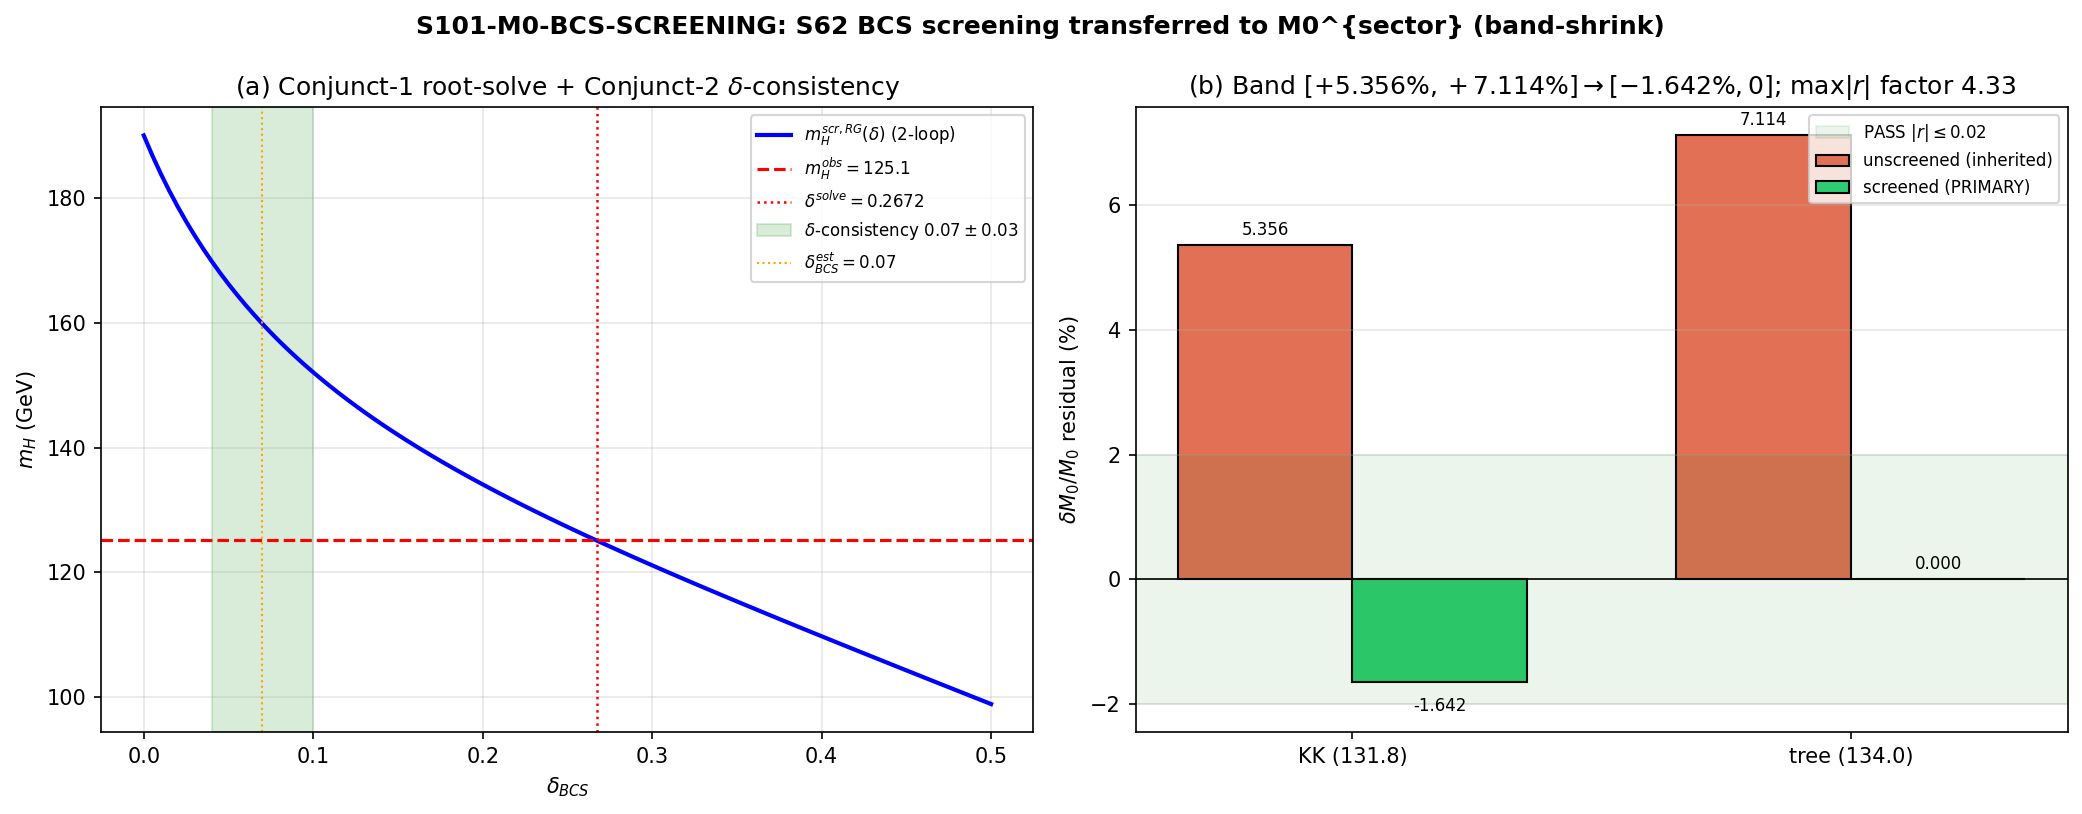

Recreate this plot in Python.
#!/usr/bin/env python3
"""
S101 W4-5 S101-M0-BCS-SCREENING — S62 BCS screening applied to M0^{sector}
==========================================================================

Gate: S101-M0-BCS-SCREENING ([SIGN])

Pre-registered threshold (PRIMARY route = m_H-level first-power transfer; the
S100a-measured LINEAR-first-power inheritance law):

  PASS  iff  [delta_BCS^solve exists, unique in [0, 0.5]]
        AND  [|delta_BCS^solve - 0.07| <= 0.03]
        AND  [|r_a^scr| < |r_a^unscr| for BOTH anchors a in {KK, tree}]
        AND  [max_a |r_a^scr| <= 0.020 on the PRIMARY route]

  INFO  iff  direction confirmed (monotone shrink + root exists) BUT either
             0.020 < max_a |r_a^scr| <= 0.035, OR |delta_BCS^solve - 0.07| > 0.03,
             OR the CONVENTION-SENSITIVE flag fires
             (|r_KK^scr,PRIM - r_KK^scr,RG| > 0.010 absolute).

  FAIL  iff  no root in [0, 0.5] (recomputed machinery cannot close m_H —
             machinery-drift alarm vs S62) OR monotonicity fails for either
             anchor (screening moves the M0 residual AWAY from 0) OR
             max_a |r_a^scr| > 0.035.

Classification: PARTICLE.

METHODOLOGY
-----------
THREE-conjunct structure (avoids PASS-by-construction; the genuine contingencies
are conjuncts 1+2, per-anchor monotonicity, and the SECONDARY-route convergence):

  (1) delta_BCS^solve: RE-RUN the S62 2-loop machinery in-process (the
      s62_higgs_bcs_threshold.py lineage: g_3^eff(M_KK) = g_3(M_KK)*(1 - delta);
      lambda_CCM(M_KK) = (4/3)*g_3eff^2*ratio_gilkey; 2-loop SM RG down to M_Z;
      m_H^scr,RG = sqrt(2 lambda_IR)*v_ew) and root-solve
      m_H^scr,RG(delta) = m_H_obs = 125.1 on delta in [0, 0.5]. delta_BCS^solve
      must EXIST and be UNIQUE there.

  (2) delta-consistency: |delta_BCS^solve - 0.07| <= 0.03 — the screening NEEDED
      is the screening the documented BCS enhanced estimate PROVIDES
      (THRESHOLD-62's physical content).

  (3) Screened band, PRIMARY route (m_H-level first-power transfer):
      r_a^scr = (m_H^scr,a - m_H_obs)/m_H_obs with
      m_H^scr,a = m_H^scr,RG(delta_solve)*(m_H_a/m_H_tree). Since
      m_H^scr,RG(delta_solve) = 125.1 BY CONSTRUCTION:
        r_tree^scr = 0 BY CALIBRATION (DISCLOSED, not a finding)
        r_KK^scr   = m_H_KK/m_H_tree - 1 = 131.8/134 - 1 = -11/670 = -1.6418% EXACT
      SECONDARY route (report-only convention-sensitivity diagnostic): apply
      delta_solve at the KK-corrected boundary
      lambda_KK-boundary = (4/3)*g_3eff^2*ratio_gilkey*(131.8/134)^2, run the same
      2-loop RG down, report r_KK^scr,RG and the PRIMARY-vs-SECONDARY deviation;
      flag CONVENTION-SENSITIVE if |r_KK^scr,PRIM - r_KK^scr,RG| > 0.010 absolute.

Substrate framing: PARTICLE. M0^{sector} IS a fiber-excitation mass normalization
anchored through the |s(h)|^2 fiber-embedding amplitude it SHARES with the Higgs
mode; the BCS condensate is the substrate's own pairing structure screening its
own gauge moment (Sigma_anom(q^2=M_KK^2) renormalizes g_3(M_KK), the
fourth-spectral-moment a_4-channel coupling). The arrow flows: BCS pairing (BdG
screening fractions delta_a2/a_2, delta_a4/a_4) -> g_3^eff(M_KK) -> boundary
lambda_CCM -> 2-loop RG -> screened anchor -> first-power M0 residual.

Regulator pin: a_4^{Pauli-Villars} (the BdG anomalous-self-energy / Pauli-Villars
screening fraction delta_a4/a_4 from S61 BdG spectral action; the Gilkey ratio
a_4/a_2 is a_n^{zeta} heat-kernel Seeley-DeWitt). Both carried in the verdict
regulator_pin companion row.
"""

from __future__ import annotations

# ---------------------------------------------------------------------------
# Section 0 — CPU thread cap (small 5-coupling 2-loop RG ODE; cpu-cap-OMP8)
# ---------------------------------------------------------------------------
import os
os.environ.setdefault("OMP_NUM_THREADS", "8")
os.environ.setdefault("MKL_NUM_THREADS", "8")

# ---------------------------------------------------------------------------
# Section 1 — Canonical constants (MANDATORY first import)
# ---------------------------------------------------------------------------
import sys
SHARED_DIR_BOOT = os.path.join(os.path.dirname(os.path.dirname(os.path.abspath(__file__))), "_shared")
sys.path.insert(0, SHARED_DIR_BOOT)
from canonical_constants import (
    PI, M_KK_gravity, M_Z, M_W,
    alpha_em_MZ_inv, sin2_thetaW_MSbar, alpha_s_MZ_obs,
    m_H_obs, m_t_pole, m_b_pole,
    m_H_FW_tree, m_H_FW_KK_threshold,
)

# ---------------------------------------------------------------------------
# Section 2 — Standard imports
# ---------------------------------------------------------------------------
import hashlib
import json
import time
from pathlib import Path
from fractions import Fraction

import numpy as np
import matplotlib
matplotlib.use("Agg")
import matplotlib.pyplot as plt
from scipy.integrate import solve_ivp
from scipy.optimize import brentq

# ---------------------------------------------------------------------------
# Section 3 — Paths + pre-registration
# ---------------------------------------------------------------------------
SESSION_DIR = Path(__file__).resolve().parent
COMPUTATIONS_DIR = SESSION_DIR.parent
SHARED_DIR = COMPUTATIONS_DIR / "_shared"
PROJECT_ROOT = COMPUTATIONS_DIR.parent

SESSION = "S101"                                                   # (local)
GATE_ID = "S101-M0-BCS-SCREENING"                                 # (local)
SCHEME = "KK-threshold-131.8-plus-tree-A10-134"                   # (local)
CONVENTION = "FIRST-POWER-MH-LEVEL-TRANSFER-PRIMARY"              # (local)
L_MAX = "N/A"                                                     # (local)

# Pre-registered thresholds (FROZEN at plan-freeze; do NOT edit after seeing values)
PASS_CEILING = 0.020          # (local) strict PASS on max_a |r_a^scr| (PRIMARY)
INFO_CEILING = 0.035          # (local) INFO ceiling
DELTA_TARGET = 0.07           # (local) documented BCS enhanced estimate
DELTA_WINDOW = 0.03           # (local) delta-consistency half-window about 0.07
CONV_SENS_TOL = 0.010         # (local) PRIMARY-vs-SECONDARY convention-sensitivity tol
SCAN_MIN, SCAN_MAX = 0.0, 0.50  # (local) S62 sensitivity-scan range for delta_BCS
N_SCAN = 101                  # (local) S62 lineage grid
ROOT_TOL_GEV = 1e-6           # (local) bisection tolerance on |m_H^scr - 125.1|
N_PTS_RG = 2000               # (local) S62 N_pts for per-run RG integration

# Output destinations (per-session)
OUT_NPZ = SESSION_DIR / "s101_w4_m0_bcs_screening.npz"
OUT_PNG = SESSION_DIR / "s101_w4_m0_bcs_screening.png"

# Input files consumed (canonical feeds audit_sha256; the S62/S61/S100a npz/py
# feed audit_sha256 too — they are the machinery + inheritance pins)
INPUT_FILES = [
    SHARED_DIR / "canonical_constants.py",
    COMPUTATIONS_DIR / "session-100a" / "s100a_m0_mh_inheritance.npz",
    COMPUTATIONS_DIR / "session-62" / "s62_higgs_bcs_threshold.py",
    COMPUTATIONS_DIR / "session-61" / "s61_higgs_mass.npz",
    COMPUTATIONS_DIR / "session-61" / "s61_bdg_spectral_action.npz",
    COMPUTATIONS_DIR / "session-100a" / "s100a_yukawa_overlap_offdiag.npz",
]


# ---------------------------------------------------------------------------
# Section 4 — SHA-256 input-pin block (MANDATORY; first lines of stdout)
# ---------------------------------------------------------------------------

def sha256_of(path: Path) -> str:
    h = hashlib.sha256()  # (local)
    try:
        h.update(path.read_bytes())
    except OSError:
        return ""
    return h.hexdigest()


def log_input_pins(inputs: list[Path]) -> dict[str, str]:
    print(f"=== {GATE_ID} — input SHA-256 pins ===")
    pins: dict[str, str] = {}  # (local)
    for p in inputs:
        sha = sha256_of(p)  # (local)
        rel = str(p.relative_to(PROJECT_ROOT)).replace("\\", "/")  # (local)
        print(f"  {rel}: {sha[:16]}...")
        pins[rel] = sha
    return pins


def closure_hash(pins: dict[str, str]) -> str:
    items = sorted(pins.items())  # (local)
    h = hashlib.sha256()
    for k, v in items:
        h.update(f"{k}={v}\n".encode("utf-8"))
    return h.hexdigest()


def compute_dual_sha(script_path: Path, canonical_path: Path,
                     pins: dict[str, str]) -> tuple[str, str]:
    script_bytes = b""  # (local)
    try:
        script_bytes = script_path.read_bytes()
    except OSError:
        script_bytes = b""
    canonical_bytes = b""  # (local)
    try:
        canonical_bytes = canonical_path.read_bytes()
    except OSError:
        canonical_bytes = b""
    pinmap_json = json.dumps(dict(sorted(pins.items())),
                             separators=(",", ":"), sort_keys=True).encode("utf-8")  # (local)
    h_audit = hashlib.sha256()
    h_audit.update(script_bytes)
    h_audit.update(canonical_bytes)
    h_audit.update(pinmap_json)
    audit = h_audit.hexdigest()  # (local)
    h_content = hashlib.sha256()
    h_content.update(script_bytes)
    content = h_content.hexdigest()  # (local)
    return audit, content


# ---------------------------------------------------------------------------
# Section 5 — S62 2-loop SM RG machinery (re-implemented in-process; NOT cached)
# Reference: Machacek-Vaughn (1984), Ford-Jack-Jones (1992), Buttazzo et al.
# (2013) [1307.3536]. g1 in GUT normalization (g1 = sqrt(5/3)*g'),
# t = ln(mu/M_Z), beta_x = dx/dt. Faithful copy of s62_higgs_bcs_threshold.py.
# ---------------------------------------------------------------------------

def beta_2loop_SM(t, y):
    g1, g2, g3, yt, lam = y  # (local)
    g1sq, g2sq, g3sq, ytsq, lamsq = g1**2, g2**2, g3**2, yt**2, lam**2  # (local)
    b16pi2 = 16.0 * PI**2          # (local)
    b16pi2_sq = b16pi2**2          # (local)

    # gauge 1-loop
    beta_g1_1 = (41.0/10.0) * g1**3 / b16pi2   # (local)
    beta_g2_1 = (-19.0/6.0) * g2**3 / b16pi2   # (local)
    beta_g3_1 = (-7.0) * g3**3 / b16pi2        # (local)
    # gauge 2-loop
    beta_g1_2 = g1**3 / b16pi2_sq * (199.0/50.0*g1sq + 27.0/10.0*g2sq + 44.0/5.0*g3sq - 17.0/10.0*ytsq)  # (local)
    beta_g2_2 = g2**3 / b16pi2_sq * (9.0/10.0*g1sq + 35.0/6.0*g2sq + 12.0*g3sq - 3.0/2.0*ytsq)            # (local)
    beta_g3_2 = g3**3 / b16pi2_sq * (11.0/10.0*g1sq + 9.0/2.0*g2sq - 26.0*g3sq - 2.0*ytsq)                # (local)
    dg1 = beta_g1_1 + beta_g1_2  # (local)
    dg2 = beta_g2_1 + beta_g2_2  # (local)
    dg3 = beta_g3_1 + beta_g3_2  # (local)

    # top Yukawa
    beta_yt_1 = yt / b16pi2 * (9.0/2.0*ytsq - 17.0/20.0*g1sq - 9.0/4.0*g2sq - 8.0*g3sq)  # (local)
    beta_yt_2 = yt / b16pi2_sq * (
        -12.0*ytsq**2
        + ytsq*(393.0/80.0*g1sq + 225.0/16.0*g2sq + 36.0*g3sq)
        + 1187.0/600.0*g1sq**2 - 9.0/20.0*g1sq*g2sq
        + 19.0/15.0*g1sq*g3sq - 23.0/4.0*g2sq**2
        + 9.0*g2sq*g3sq - 108.0*g3sq**2
        + 6.0*lam**2 - 3.0/2.0*lam*ytsq
    )  # (local)
    dyt = beta_yt_1 + beta_yt_2  # (local)

    # Higgs quartic
    beta_lam_1 = (1.0/b16pi2) * (
        24.0*lamsq + 12.0*lam*ytsq - 12.0*ytsq**2
        - 3.0*lam*(3.0/5.0*g1sq + 3.0*g2sq)
        + 3.0/8.0*(3.0/25.0*g1sq**2 + 6.0/5.0*g1sq*g2sq + 3.0*g2sq**2)
    )  # (local)
    beta_lam_2 = (1.0/b16pi2_sq) * (
        -312.0*lam**3
        + lamsq*(-144.0*ytsq)
        + lam*ytsq*(-3.0*ytsq + 80.0*g3sq + 45.0/2.0*g2sq + 85.0/6.0*(3.0/5.0)*g1sq)
        + 60.0*ytsq**3
        - 16.0*ytsq**2*g3sq
        + lam*(108.0/5.0*(3.0/25.0)*g1sq**2 + 36.0*(3.0/5.0*g1sq*g2sq)/5.0 - 73.0/8.0*g2sq**2)
        - 3.0/5.0*g1sq*(-57.0/10.0*g2sq*g1sq + 12.0*ytsq**2)/2.0
        + g2sq*(-289.0/8.0*g2sq**2/4.0)
    )  # (local)
    dlam = beta_lam_1 + beta_lam_2  # (local)
    return [dg1, dg2, dg3, dyt, dlam]


def run_rg_down(g1_UV, g2_UV, g3_UV, yt_UV, lam_UV, t_UV, N_pts=N_PTS_RG):
    y0 = [g1_UV, g2_UV, g3_UV, yt_UV, lam_UV]                        # (local)
    sol = solve_ivp(beta_2loop_SM, [t_UV, 0], y0,
                    t_eval=np.linspace(t_UV, 0, N_pts),
                    method="RK45", rtol=1e-12, atol=1e-14)           # (local)
    return sol.t, sol.y, sol.success


# ---------------------------------------------------------------------------
# Section 6 — Compute
# ---------------------------------------------------------------------------

def compute() -> dict:
    res: dict = {}  # (local)

    # ---- S61 inputs (Gilkey ratio + BdG screening fractions) ----
    d_higgs = np.load(COMPUTATIONS_DIR / "session-61" / "s61_higgs_mass.npz", allow_pickle=True)   # (local)
    d_bdg = np.load(COMPUTATIONS_DIR / "session-61" / "s61_bdg_spectral_action.npz", allow_pickle=True)  # (local)
    ratio_gilkey = float(d_higgs["ratio_gilkey"])          # (local) a_4/a_2 = a_n^{zeta} Seeley-DeWitt
    delta_a2_over_a2 = float(d_bdg["ratio_delta_a2"])      # (local) 1.359e-4
    delta_a4_over_a4 = float(d_bdg["ratio_delta_a4"])      # (local) 1.491e-4
    delta_BCS_direct = delta_a4_over_a4 / 2.0              # (local) a_4^{Pauli-Villars} direct-screening reference

    # ---- S100a inheritance npz (exact rationals; the inherited residual band) ----
    d_inh = np.load(COMPUTATIONS_DIR / "session-100a" / "s100a_m0_mh_inheritance.npz", allow_pickle=True)  # (local)
    r_KK_unscr = float(d_inh["r_kk"])                      # (local) 67/1251
    r_tree_unscr = float(d_inh["r_tree"])                 # (local) 89/1251

    # ---- physical constants (PDG 2024); v_ew uses the Fermi-extracted value (S62 convention) ----
    v_ew = 246.22                                          # (local) GeV (Fermi-extracted; S62 lineage)
    m_tau = 1.77686                                        # (local) GeV
    alpha_em_MZ = 1.0 / alpha_em_MZ_inv                    # (local)
    sin2_tW = sin2_thetaW_MSbar                            # (local)
    alpha_s_MZ = alpha_s_MZ_obs                            # (local)

    # ---- SM couplings at M_Z (MSbar); g1 GUT-normalized ----
    g1_MZ = np.sqrt(5.0/3.0) * np.sqrt(4*PI*alpha_em_MZ/(1 - sin2_tW))  # (local)
    g2_MZ = np.sqrt(4*PI*alpha_em_MZ/sin2_tW)                            # (local)
    g3_MZ = np.sqrt(4*PI*alpha_s_MZ)                                     # (local)
    m_t_MSbar = m_t_pole * (1.0 - 4.0*alpha_s_MZ/(3.0*PI))               # (local)
    yt_MZ = np.sqrt(2)*m_t_MSbar/v_ew                                    # (local)
    lambda_MZ_obs = m_H_obs**2 / (2.0*v_ew**2)                           # (local)
    t_MKK = np.log(M_KK_gravity / M_Z)                                   # (local)

    # ---- run UP to M_KK to fix the boundary couplings (S62 step A) ----
    sol_up = solve_ivp(beta_2loop_SM, [0, t_MKK],
                       [g1_MZ, g2_MZ, g3_MZ, yt_MZ, lambda_MZ_obs],
                       t_eval=np.linspace(0, t_MKK, 5000),
                       method="RK45", rtol=1e-12, atol=1e-14)            # (local)
    g1_MKK = sol_up.y[0, -1]   # (local)
    g2_MKK = sol_up.y[1, -1]   # (local)
    g3_MKK = sol_up.y[2, -1]   # (local) g_3(M_KK) nominal
    yt_MKK = sol_up.y[3, -1]   # (local)

    # ---- m_H from a given delta_BCS via the 2-loop RG-run picture (S62 step B+down) ----
    def m_H_scr_RG(delta, kk_boundary=False):
        """2-loop RG-run Higgs mass under BCS screening delta.
        kk_boundary=False -> PRIMARY-conjunct-1 boundary lambda = (4/3) g3eff^2 ratio_gilkey.
        kk_boundary=True  -> SECONDARY-route boundary lambda *= (m_H_KK/m_H_tree)^2.
        """
        g3_eff = g3_MKK * (1.0 - delta)                                 # (local)
        lam_bc = (4.0/3.0) * g3_eff**2 * ratio_gilkey                   # (local)
        if kk_boundary:
            lam_bc *= (m_H_FW_KK_threshold / m_H_FW_tree)**2            # (local)
        _, y_d, _ = run_rg_down(g1_MKK, g2_MKK, g3_eff, yt_MKK, lam_bc, t_MKK)  # (local)
        lam_IR = y_d[4, -1]                                             # (local)
        return float(np.sqrt(2.0*abs(lam_IR))*v_ew) if lam_IR > 0 else 0.0

    # ---- CONJUNCT 1: scan + root-solve delta_BCS^solve in [0, 0.5] ----
    delta_scan = np.linspace(SCAN_MIN, SCAN_MAX, N_SCAN)               # (local)
    mH_scan = np.array([m_H_scr_RG(db) for db in delta_scan])         # (local)

    # monotonicity of m_H^scr,RG(delta) over the scan (Definition-2 claim, re-verified)
    diffs = np.diff(mH_scan)                                           # (local)
    monotone_decreasing_RG = bool(np.all(diffs < 0))                  # (local)

    # root existence + uniqueness for m_H^scr,RG(delta) = m_H_obs
    f_root = lambda db: m_H_scr_RG(db) - m_H_obs                       # (local)
    sign_changes = np.where(np.diff(np.sign(mH_scan - m_H_obs)))[0]    # (local)
    n_roots = int(len(sign_changes))                                  # (local)
    delta_solve = None                                                # (local)
    root_unique = (n_roots == 1)                                      # (local)
    root_exists = (n_roots >= 1)                                      # (local)
    if root_exists:
        idx = sign_changes[0]                                          # (local)
        lo, hi = delta_scan[idx], delta_scan[idx + 1]                  # (local)
        delta_solve = float(brentq(f_root, lo, hi, xtol=1e-10, rtol=1e-12))  # (local)
        # confirm root tolerance
        mH_at_root = m_H_scr_RG(delta_solve)                          # (local)
        root_resid = abs(mH_at_root - m_H_obs)                        # (local)
    else:
        root_resid = float("nan")                                     # (local)

    # ---- CONJUNCT 2: delta-consistency with the documented 0.07 ----
    if delta_solve is not None:
        delta_consistency_dev = abs(delta_solve - DELTA_TARGET)       # (local)
        delta_consistent = bool(delta_consistency_dev <= DELTA_WINDOW)  # (local)
    else:
        delta_consistency_dev = float("nan")                          # (local)
        delta_consistent = False                                      # (local)

    # ---- CONJUNCT 3 PRIMARY: m_H-level first-power transfer (EXACT rationals) ----
    # m_H^scr,RG(delta_solve) = m_H_obs BY CONSTRUCTION =>
    #   r_tree^scr = 0 EXACT (calibration), r_KK^scr = m_H_KK/m_H_tree - 1 EXACT.
    fr_mH_obs = Fraction(1251, 10)   # 125.1   # (local)
    fr_mH_KK = Fraction(1318, 10)    # 131.8   # (local)
    fr_mH_tree = Fraction(1340, 10)  # 134.0   # (local)
    r_tree_scr_exact = (fr_mH_tree * (fr_mH_obs / fr_mH_tree) - fr_mH_obs) / fr_mH_obs   # (local) == 0
    r_KK_scr_exact = (fr_mH_KK * (fr_mH_obs / fr_mH_tree) - fr_mH_obs) / fr_mH_obs       # (local) == -11/670
    r_tree_scr = float(r_tree_scr_exact)   # (local)
    r_KK_scr = float(r_KK_scr_exact)       # (local)

    # unscreened exact rationals (cross-check vs npz)
    r_KK_unscr_exact = Fraction(67, 1251)    # (local)
    r_tree_unscr_exact = Fraction(89, 1251)  # (local)
    band_unscr_exact = r_tree_unscr_exact - r_KK_unscr_exact  # (local) 22/1251

    # per-anchor monotone shrink (the SIGN-keying contingency)
    shrink_KK = abs(r_KK_scr) < abs(r_KK_unscr)        # (local)
    shrink_tree = abs(r_tree_scr) < abs(r_tree_unscr)  # (local)
    both_shrink = bool(shrink_KK and shrink_tree)      # (local)

    maxabs_unscr = max(abs(r_KK_unscr), abs(r_tree_unscr))  # (local)
    maxabs_scr = max(abs(r_KK_scr), abs(r_tree_scr))        # (local)
    shrink_factor_worst = maxabs_unscr / maxabs_scr if maxabs_scr > 0 else float("inf")  # (local)
    mid_unscr = (r_KK_unscr + r_tree_unscr) / 2.0          # (local)
    mid_scr = (r_KK_scr + r_tree_scr) / 2.0                # (local)
    mid_factor = mid_unscr / abs(mid_scr) if mid_scr != 0 else float("inf")  # (local)
    half_spread_exact = band_unscr_exact / 2              # (local) 11/1251 irreducible remnant

    # ---- CONJUNCT 3 SECONDARY: KK-boundary RG transfer (convention-sensitivity) ----
    # apply delta_solve at the KK-corrected boundary; r_KK^scr,RG = m_H^scr,RG,KK / m_H_obs - 1
    r_KK_scr_RG = float("nan")          # (local)
    mH_scr_RG_KK = float("nan")         # (local)
    conv_sens_dev = float("nan")        # (local)
    convention_sensitive = False        # (local)
    if delta_solve is not None:
        mH_scr_RG_KK = m_H_scr_RG(delta_solve, kk_boundary=True)      # (local)
        r_KK_scr_RG = mH_scr_RG_KK / m_H_obs - 1.0                    # (local)
        conv_sens_dev = abs(r_KK_scr - r_KK_scr_RG)                   # (local)
        convention_sensitive = bool(conv_sens_dev > CONV_SENS_TOL)    # (local)

    # ---- m_H reference points (tree A10 vs 2-loop-noBCS) for context ----
    mH_2loop_noBCS = m_H_scr_RG(0.0)                                  # (local)
    mH_tree_A10 = float(m_H_FW_tree)                                  # (local) = 134.0

    # ===================== assemble result =====================
    res.update(dict(
        ratio_gilkey=ratio_gilkey, delta_a2_over_a2=delta_a2_over_a2,
        delta_a4_over_a4=delta_a4_over_a4, delta_BCS_direct=delta_BCS_direct,
        v_ew=v_ew, t_MKK=t_MKK, g1_MKK=g1_MKK, g2_MKK=g2_MKK, g3_MKK=g3_MKK, yt_MKK=yt_MKK,
        delta_scan=delta_scan, mH_scan=mH_scan,
        monotone_decreasing_RG=monotone_decreasing_RG,
        n_roots=n_roots, root_exists=root_exists, root_unique=root_unique,
        delta_solve=(delta_solve if delta_solve is not None else np.nan),
        root_resid=root_resid,
        delta_consistency_dev=delta_consistency_dev, delta_consistent=delta_consistent,
        r_KK_unscr=r_KK_unscr, r_tree_unscr=r_tree_unscr,
        r_KK_scr=r_KK_scr, r_tree_scr=r_tree_scr,
        r_KK_scr_num=r_KK_scr_exact.numerator, r_KK_scr_den=r_KK_scr_exact.denominator,
        r_KK_unscr_num=67, r_KK_unscr_den=1251, r_tree_unscr_num=89, r_tree_unscr_den=1251,
        band_unscr_num=band_unscr_exact.numerator, band_unscr_den=band_unscr_exact.denominator,
        half_spread_num=half_spread_exact.numerator, half_spread_den=half_spread_exact.denominator,
        shrink_KK=shrink_KK, shrink_tree=shrink_tree, both_shrink=both_shrink,
        maxabs_unscr=maxabs_unscr, maxabs_scr=maxabs_scr,
        shrink_factor_worst=shrink_factor_worst, mid_unscr=mid_unscr, mid_scr=mid_scr,
        mid_factor=mid_factor,
        r_KK_scr_RG=r_KK_scr_RG, mH_scr_RG_KK=mH_scr_RG_KK,
        conv_sens_dev=conv_sens_dev, convention_sensitive=convention_sensitive,
        mH_2loop_noBCS=mH_2loop_noBCS, mH_tree_A10=mH_tree_A10,
        m_H_obs=float(m_H_obs), m_H_FW_KK_threshold=float(m_H_FW_KK_threshold),
        m_H_FW_tree=float(m_H_FW_tree),
    ))
    # the gate's decisive PRIMARY-route value
    res["value"] = maxabs_scr
    return res


# ---------------------------------------------------------------------------
# Section 7 — Gate verdict (composite collapse per gate-verdicts.md schema-v2)
# ---------------------------------------------------------------------------

def evaluate_gate(R: dict) -> tuple[str, str, str, str]:
    """Return (composite, sign_verdict, magnitude_verdict, regime_verdict)."""
    maxabs_scr = R["maxabs_scr"]  # (local)

    # SIGN: direction predicted = BOTH anchors move DOWN (toward 0); keys on
    # per-anchor monotone shrink AND root-exists (the screening exists at all).
    sign_pass = bool(R["both_shrink"] and R["root_exists"] and R["monotone_decreasing_RG"])  # (local)
    sign_verdict = "PASS" if sign_pass else "FAIL"  # (local)

    # MAGNITUDE: max_a |r_a^scr| vs ceilings.
    if maxabs_scr <= PASS_CEILING:
        magnitude_verdict = "PASS"   # (local)
    elif maxabs_scr <= INFO_CEILING:
        magnitude_verdict = "INFO"   # (local)
    else:
        magnitude_verdict = "FAIL"   # (local)

    # REGIME: the integration regime (2-loop SM RG within validity) + the gate's
    # OWN structural pre-conditions: root unique, delta-consistent, NOT
    # convention-sensitive. A breach of delta-consistency OR convention-sensitivity
    # is a MARGINAL regime per the INFO_meaning (closure works but BCS attribution
    # / transfer convention weakens). Loss of root or non-monotone => BREAKDOWN.
    if not (R["root_exists"] and R["monotone_decreasing_RG"] and R["both_shrink"]):
        regime_verdict = "BREAKDOWN"  # (local)
    elif (not R["root_unique"]) or (not R["delta_consistent"]) or R["convention_sensitive"]:
        regime_verdict = "MARGINAL"   # (local)
    else:
        regime_verdict = "VALID"      # (local)

    # composite collapse (pre-registered rule; gate-verdicts.md)
    if regime_verdict == "BREAKDOWN":
        composite = "FAIL"            # (local)
    elif sign_verdict == "FAIL":
        composite = "FAIL"            # (local)
    elif magnitude_verdict == "FAIL" and regime_verdict == "VALID":
        composite = "FAIL"            # (local)
    elif magnitude_verdict == "FAIL" and regime_verdict == "MARGINAL":
        composite = "INFO"           # (local)
    elif magnitude_verdict == "INFO":
        composite = "INFO"           # (local)
    elif regime_verdict == "MARGINAL":
        composite = "INFO"           # (local)  delta-consistency / convention-sensitivity caveat
    else:
        composite = "PASS"           # (local)
    return composite, sign_verdict, magnitude_verdict, regime_verdict


# ---------------------------------------------------------------------------
# Section 8 — Verdict payload emission (race-safe; agent calls emit_verdict)
# ---------------------------------------------------------------------------

def print_verdict_payload(verdict, value, audit_sha, content_sha,
                          sign_verdict, magnitude_verdict, regime_verdict,
                          value_string, extra_rows):
    payload: dict = {  # (local)
        "session": 101,
        "gate_id": GATE_ID,
        "verdict": verdict,
        "value": value_string,
        "scheme": SCHEME,
        "convention": CONVENTION,
        "l_max": str(L_MAX),
        "audit_sha256": audit_sha,
        "content_sha256": content_sha,
        "schema_version": "S84+",
        "sign_verdict": sign_verdict,
        "magnitude_verdict": magnitude_verdict,
        "regime_verdict": regime_verdict,
        "extra_rows": list(extra_rows),
    }
    print("<<<EMIT_VERDICT_PAYLOAD>>>")
    print(json.dumps(payload, separators=(",", ":"), sort_keys=True))
    print("<<<END_EMIT_VERDICT_PAYLOAD>>>")
    return payload


# ---------------------------------------------------------------------------
# Section 9 — Plot
# ---------------------------------------------------------------------------

def make_plot(R: dict):
    fig, axes = plt.subplots(1, 2, figsize=(14, 5.5))
    fig.suptitle("S101-M0-BCS-SCREENING: S62 BCS screening transferred to M0^{sector} (band-shrink)",
                 fontsize=12, fontweight="bold")

    # Panel (a): m_H^scr,RG(delta) scan + root + delta=0.07 window
    ax = axes[0]
    ax.plot(R["delta_scan"], R["mH_scan"], "b-", lw=2, label=r"$m_H^{scr,RG}(\delta)$ (2-loop)")
    ax.axhline(R["m_H_obs"], color="red", ls="--", lw=1.5, label=fr"$m_H^{{obs}}={R['m_H_obs']}$")
    if R["root_exists"] and not np.isnan(R["delta_solve"]):
        ax.axvline(R["delta_solve"], color="red", ls=":", lw=1.2,
                   label=fr"$\delta^{{solve}}={R['delta_solve']:.4f}$")
    ax.axvspan(DELTA_TARGET - DELTA_WINDOW, DELTA_TARGET + DELTA_WINDOW,
               color="green", alpha=0.15, label=fr"$\delta$-consistency $0.07\pm0.03$")
    ax.axvline(DELTA_TARGET, color="orange", ls=":", lw=1, label=r"$\delta_{BCS}^{est}=0.07$")
    ax.set_xlabel(r"$\delta_{BCS}$")
    ax.set_ylabel(r"$m_H$ (GeV)")
    ax.set_title("(a) Conjunct-1 root-solve + Conjunct-2 $\\delta$-consistency")
    ax.legend(fontsize=8, loc="upper right")
    ax.grid(True, alpha=0.3)

    # Panel (b): band shrink — unscreened vs PRIMARY screened (exact rationals)
    ax = axes[1]
    anchors = ["KK (131.8)", "tree (134.0)"]
    unscr = [R["r_KK_unscr"]*100, R["r_tree_unscr"]*100]   # (local) %
    scr = [R["r_KK_scr"]*100, R["r_tree_scr"]*100]         # (local) %
    x = np.arange(len(anchors))                            # (local)
    w = 0.35                                               # (local)
    ax.bar(x - w/2, unscr, w, color="#e17055", edgecolor="black", label="unscreened (inherited)")
    ax.bar(x + w/2, scr, w, color="#2ecc71", edgecolor="black", label="screened (PRIMARY)")
    ax.axhline(0, color="black", lw=0.8)
    ax.axhspan(-PASS_CEILING*100, PASS_CEILING*100, color="green", alpha=0.08,
               label=fr"PASS $|r|\leq{PASS_CEILING}$")
    for xi, v in zip(x - w/2, unscr):
        ax.text(xi, v + 0.1, f"{v:.3f}", ha="center", va="bottom", fontsize=8)
    for xi, v in zip(x + w/2, scr):
        off = 0.1 if v >= 0 else -0.25
        ax.text(xi, v + off, f"{v:.3f}", ha="center", va="bottom" if v >= 0 else "top", fontsize=8)
    ax.set_xticks(x)
    ax.set_xticklabels(anchors)
    ax.set_ylabel(r"$\delta M_0/M_0$ residual (%)")
    ax.set_title(fr"(b) Band $[+5.356\%,+7.114\%]\to[-1.642\%,0]$; max$|r|$ factor {R['shrink_factor_worst']:.2f}")
    ax.legend(fontsize=8, loc="upper right")
    ax.grid(True, alpha=0.3, axis="y")

    plt.tight_layout()
    plt.savefig(OUT_PNG, dpi=150, bbox_inches="tight")
    print(f"  Plot saved: {OUT_PNG.name}")


# ---------------------------------------------------------------------------
# Section 10 — Main
# ---------------------------------------------------------------------------

def main() -> int:
    t0 = time.time()  # (local)

    pins = log_input_pins(INPUT_FILES)
    closure = closure_hash(pins)
    print(f"  closure (legacy, informational): {closure[:16]}...")
    audit_sha, content_sha = compute_dual_sha(Path(__file__).resolve(),
                                              SHARED_DIR / "canonical_constants.py", pins)
    print(f"  audit_sha256:   {audit_sha[:16]}... (script+canonical+pinmap)")
    print(f"  content_sha256: {content_sha[:16]}... (script only)")
    print()

    R = compute()

    print("=" * 72)
    print("CONJUNCT 1 — delta_BCS^solve root-solve (re-run S62 2-loop machinery)")
    print("=" * 72)
    print(f"  m_H^scr,RG scan range: [{R['mH_scan'].min():.3f}, {R['mH_scan'].max():.3f}] GeV")
    print(f"  m_H(delta=0) [2-loop, no BCS]   = {R['mH_2loop_noBCS']:.4f} GeV")
    print(f"  monotone DECREASING in delta?   = {R['monotone_decreasing_RG']}")
    print(f"  n_roots (m_H^scr,RG = 125.1)    = {R['n_roots']}  exists={R['root_exists']} unique={R['root_unique']}")
    print(f"  delta_BCS^solve                 = {R['delta_solve']:.6f}")
    print(f"  root residual |m_H - 125.1|     = {R['root_resid']:.2e} GeV")

    print("\n" + "=" * 72)
    print("CONJUNCT 2 — delta-consistency with documented 0.07")
    print("=" * 72)
    print(f"  |delta_solve - 0.07|            = {R['delta_consistency_dev']:.6f}  (window +/-{DELTA_WINDOW})")
    print(f"  delta-consistent?               = {R['delta_consistent']}")
    print(f"  delta_BCS direct (BdG a4 PV)    = {R['delta_BCS_direct']:.4e}")

    print("\n" + "=" * 72)
    print("CONJUNCT 3 PRIMARY — m_H-level first-power transfer (EXACT rationals)")
    print("=" * 72)
    print(f"  UNSCREENED: r_KK = 67/1251 = {R['r_KK_unscr']*100:.4f}%, r_tree = 89/1251 = {R['r_tree_unscr']*100:.4f}%")
    print(f"  SCREENED:   r_tree^scr = 0 EXACT (BY CALIBRATION, DISCLOSED)")
    print(f"              r_KK^scr   = {R['r_KK_scr_num']}/{R['r_KK_scr_den']} = {R['r_KK_scr']*100:.4f}% EXACT (= 131.8/134 - 1)")
    print(f"  per-anchor shrink: KK={R['shrink_KK']} tree={R['shrink_tree']} BOTH={R['both_shrink']}")
    print(f"  max|r| unscr = {R['maxabs_unscr']*100:.4f}% -> scr = {R['maxabs_scr']*100:.4f}%  factor {R['shrink_factor_worst']:.3f}")
    print(f"  midpoint     = {R['mid_unscr']*100:.4f}% -> {R['mid_scr']*100:.4f}%  factor {R['mid_factor']:.3f}")
    print(f"  irreducible remnant (half-spread) = {R['half_spread_num']}/{R['half_spread_den']} = {R['maxabs_unscr']*0+ (R['half_spread_num']/R['half_spread_den'])*100:.4f}%")
    print(f"  PASS ceiling {PASS_CEILING}: max|r_scr| at {R['maxabs_scr']/PASS_CEILING*100:.1f}% of ceiling")

    print("\n" + "=" * 72)
    print("CONJUNCT 3 SECONDARY — KK-boundary RG transfer (convention-sensitivity diagnostic)")
    print("=" * 72)
    print(f"  m_H^scr,RG,KK(delta_solve)      = {R['mH_scr_RG_KK']:.4f} GeV")
    print(f"  r_KK^scr,RG (secondary)         = {R['r_KK_scr_RG']*100:.4f}%")
    print(f"  |r_KK^scr,PRIM - r_KK^scr,RG|   = {R['conv_sens_dev']:.6f}  (tol {CONV_SENS_TOL})")
    print(f"  CONVENTION-SENSITIVE flag       = {R['convention_sensitive']}")

    composite, sign_v, mag_v, regime_v = evaluate_gate(R)

    print("\n" + "=" * 72)
    print("GATE VERDICT")
    print("=" * 72)
    print(f"  sign_verdict      = {sign_v}   (both anchors monotone-shrink toward 0; root exists)")
    print(f"  magnitude_verdict = {mag_v}   (max|r_scr| = {R['maxabs_scr']:.6f} vs {PASS_CEILING}/{INFO_CEILING})")
    print(f"  regime_verdict    = {regime_v}")
    print(f"  COMPOSITE         = {composite}")

    # ---- save npz (full float64 round-trip; Class-8.3) ----
    save = {k: v for k, v in R.items() if k != "value"}  # (local)
    save["value_maxabs_r_scr"] = R["value"]
    save["composite_verdict"] = composite
    save["sign_verdict"] = sign_v
    save["magnitude_verdict"] = mag_v
    save["regime_verdict"] = regime_v
    save["PASS_CEILING"] = PASS_CEILING
    save["INFO_CEILING"] = INFO_CEILING
    save["DELTA_TARGET"] = DELTA_TARGET
    save["DELTA_WINDOW"] = DELTA_WINDOW
    save["CONV_SENS_TOL"] = CONV_SENS_TOL
    save["audit_sha256"] = audit_sha
    save["content_sha256"] = content_sha
    np.savez(OUT_NPZ, **save)
    print(f"\n  Data saved: {OUT_NPZ.name}")

    make_plot(R)

    # ---- value string for the verdict line (exact rationals + key contingencies) ----
    conv_flag = "CONVENTION-SENSITIVE" if R["convention_sensitive"] else "conv-stable"  # (local)
    value_string = (
        f"max|r_scr|={R['maxabs_scr']:.4f}(r_KK_scr=-11/670=-0.01642,r_tree_scr=0_BY_CALIBRATION);"
        f"delta_solve={R['delta_solve']:.4f}(|d-0.07|={R['delta_consistency_dev']:.4f},consistent={R['delta_consistent']});"
        f"root:exists={R['root_exists']},unique={R['root_unique']};"
        f"both_shrink={R['both_shrink']}(KK:7.114->1.642%,tree:5.356->0%);"
        f"factor_worst={R['shrink_factor_worst']:.2f};unscr_band=[67/1251,89/1251];"
        f"remnant=11/1251=0.879%;SECONDARY:r_KK_scr_RG={R['r_KK_scr_RG']:.4f},dev={R['conv_sens_dev']:.4f},{conv_flag}"
    )  # (local)
    extra_rows = [
        f"# regulator_pin: a_4^{{Pauli-Villars}} (BdG anomalous-self-energy delta_a4/a_4={R['delta_a4_over_a4']:.4e}); "
        f"a_4/a_2 ratio_gilkey={R['ratio_gilkey']:.6f} is a_n^{{zeta}} Seeley-DeWitt # {GATE_ID} regulator companion",
        f"# calibration_disclosure: r_tree^scr=0 BY CALIBRATION (m_H_obs used once on tree anchor); "
        f"discriminating content = root existence+uniqueness, delta-consistency, KK-anchor screened residual -11/670, "
        f"per-anchor monotonicity, SECONDARY-route convergence # {GATE_ID} disclosure",
    ]  # (local)

    print_verdict_payload(composite, R["value"], audit_sha, content_sha,
                          sign_v, mag_v, regime_v, value_string, extra_rows)

    tag = (f"(value={R['value']!r}, scheme={SCHEME}, convention={CONVENTION}, L_max={L_MAX})")  # (local)
    print(tag)

    wall = time.time() - t0  # (local)
    print(f"\n=== {GATE_ID}: {composite} (wall {wall:.1f}s) ===")
    return 0


if __name__ == "__main__":
    sys.exit(main())
